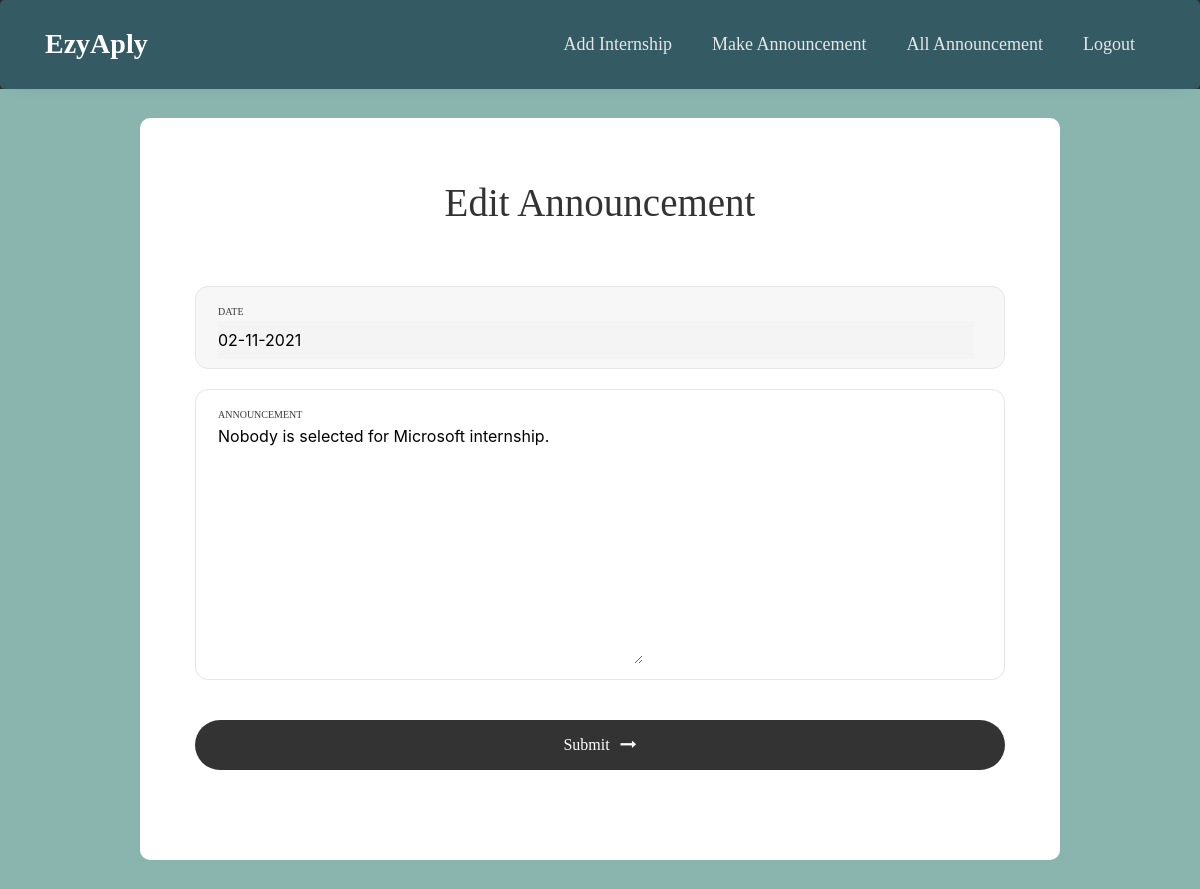
The page /edit_announcement/14 (signed in) on the database its author committed.
### ezyaplyapp/models.py (models this page shows)
class Announcement(models.Model):
    an_id=models.AutoField(primary_key=True)
    announcement_date=models.CharField(max_length=200,null=True)
    announcement_text=models.TextField(max_length=1000, null=True)

### ezyaplyapp/views.py (the view, shortened to what this page needs)
# urls.py: path('edit_announcement/<id>',views.edit_announcement,name='edit_announcement'),
@user_passes_test(super_user_check, login_url='login')
def edit_announcement(request, id):
    announcement = Announcement.objects.get(an_id=id)
    form = MadeAnnouncementForm(instance=announcement)
    context = {'form': form,
               'user_id': request.user.id}
    return render(request, 'edit_announcement.html', context)

### ezyaplyapp/forms.py
class MadeAnnouncementForm(forms.ModelForm):
    class Meta:
        model=Announcement
        fields=['announcement_date','announcement_text']

### ezyaplyapp/views.py (called while the page is built)
def super_user_check(user):
    return user.is_superuser

### ezyaplyapp/template/edit_announcement.html (shortened to what this page needs)
<!doctype html>
{% load static %}
<html lang="en">
  <head>
	<link rel="stylesheet" type="text/css" href="{% static 'form/vendor/bootstrap/css/bootstrap.min.css' %}">
	<link rel="stylesheet" type="text/css" href="{% static 'form/fonts/font-awesome-4.7.0/css/font-awesome.min.css' %}">
	<link rel="stylesheet" type="text/css" href="{% static 'form/fonts/iconic/css/material-design-iconic-font.min.css' %}">
	<link rel="stylesheet" type="text/css" href="{% static 'form/vendor/animate/animate.css' %}">
	<link rel="stylesheet" type="text/css" href="{% static 'form/vendor/css-hamburgers/hamburgers.min.css' %}">
	<link rel="stylesheet" type="text/css" href="vendor/animsition/css/animsition.min.css">
	<link rel="stylesheet" type="text/css" href="{% static 'form/vendor/select2/select2.min.css' %}">
	<link rel="stylesheet" type="text/css" href="{% static 'form/vendor/daterangepicker/daterangepicker.css' %}">
	<link rel="stylesheet" type="text/css" href="{% static 'form/vendor/noui/nouislider.min.css' %}">
	<link rel="stylesheet" type="text/css" href="{% static 'form/css/util.css' %}">
	<link rel="stylesheet" type="text/css" href="{% static 'form/css/main.css' %}">
	<link rel="stylesheet" href="https://stackpath.bootstrapcdn.com/font-awesome/4.7.0/css/font-awesome.min.css">
	<link rel="stylesheet" href="{% static 'navigation/css/style.css' %}">
    <link rel="stylesheet" href="https://maxcdn.bootstrapcdn.com/bootstrap/4.0.0/css/bootstrap.min.css">
  </head>
  <body>
    <nav class="navbar navbar-expand-lg ftco_navbar ftco-navbar-light1" id="ftco-navbar">
        <div class="container">
            <a class="navbar-brand" href="{% url 'admin_home' %}">EzyAply</a>
          <div class="collapse navbar-collapse" id="ftco-nav">
            <ul class="navbar-nav ml-auto">
                        <li class="nav-item"><a href="{% url 'add_internship'  %}" class="nav-link">Add Internship</a></li>
                <li class="nav-item"><a href="{% url 'announcement'  %}" class="nav-link">Make Announcement</a></li>
                <li class="nav-item"><a href="{% url 'all_announcement'  %}" class="nav-link">All Announcement</a></li>
                <li class="nav-item"><a href="{% url 'logout' %}" class="nav-link">Logout</a></li>
            </ul>
          </div>
        </div>
      </nav>
      <div class="container-contact100">
        <div class="wrap-contact100">
          <form class="contact100-form validate-form" method="POST" action="" enctype="multipart/form-data">
            <span class="contact100-form-title">
              Edit Announcement
            </span>
            <div class="wrap-input100 validate-input bg1" data-validate="Please Type Your Name">
              <span class="label-input100">Date</span>
              <div>
              {{ form.announcement_date}}
              </div>
            </div>
            <div class="wrap-input100 validate-input bg0 rs1-alert-validate" data-validate = "Please Type Your Message">
              <span class="label-input100">Announcement</span>
              <div>
              {{ form.announcement_text}}</div>
            </div>
            <div class="container-contact100-form-btn">
              <button class="contact100-form-btn">
                <span>
                  Submit
                  <i class="fa fa-long-arrow-right m-l-7" aria-hidden="true"></i>
                </span>
              </button>
            </div>
          </form>
        </div>
      </div>
    </body>
  </html>

### static/form/css/main.css (style rules this page uses)
* { margin: 0px; padding: 0px; box-sizing: border-box; }
body, html { height: 100%; font-family: Poppins-Regular, sans-serif; }
a { font-family: Poppins-Regular; font-size: 14px; line-height: 1.7; color: #666666; margin: 0px; transition: all 0.4s; -webkit-transition: all 0.4s; -o-transition: all 0.4s; -moz-transition: all 0.4s; }
ul, li { margin: 0px; list-style-type: none; }
input { outline: none; border: none; }
textarea { outline: none; border: none; }
button { outline: none !important; border: none; background: transparent; }
.container { max-width: 1200px; }
.bg0 { background-color: #fff; }
.bg1 { background-color: #f7f7f7; }
.container-contact100 { width: 100%; min-height: 100vh; display: -webkit-box; display: -webkit-flex; display: -moz-box; display: -ms-flexbox; display: flex; flex-wrap: wrap; justify-content: center; align-items: center; padding: 15px; background: #e6e6e6; }
.wrap-contact100 { width: 920px; background: #fff; border-radius: 10px; overflow: hidden; padding: 62px 55px 90px 55px; }
.contact100-form { width: 100%; display: -webkit-box; display: -webkit-flex; display: -moz-box; display: -ms-flexbox; display: flex; flex-wrap: wrap; justify-content: space-between; }
.wrap-input100 { width: 100%; position: relative; border: 1px solid #e6e6e6; border-radius: 13px; padding: 10px 30px 9px 22px; margin-bottom: 20px; }
.label-input100 { font-family: Montserrat-SemiBold; font-size: 10px; color: #393939; line-height: 1.5; text-transform: uppercase; }
.container-contact100-form-btn { display: -webkit-box; display: -webkit-flex; display: -moz-box; display: -ms-flexbox; display: flex; flex-wrap: wrap; justify-content: center; padding-top: 20px; width: 100%; }
.contact100-form-btn { display: -webkit-box; display: -webkit-flex; display: -moz-box; display: -ms-flexbox; display: flex; justify-content: center; align-items: center; padding: 0 20px; width: 100%; height: 50px; background-color: #333333; border-radius: 25px; font-family: Montserrat-Medium; font-size: 16px; color: #fff; line-height: 1.2; -webkit-transition: all 0.4s; -o-transition: all 0.4s; -moz-transition: all 0.4s; transition: all 0.4s; }
.contact100-form-btn i { -webkit-transition: all 0.4s; -o-transition: all 0.4s; -moz-transition: all 0.4s; transition: all 0.4s; }
.validate-input { position: relative; }

### ezyaplyapp/template/edit_announcement.html (style rules this page uses)
body { background: #eee }
body { background: #2d2d2d; }
.ftco-navbar-light1 { background: #345B63; z-index: 3; padding: 10px 10px; font-size: 19px; border-radius: 5px; -webkit-box-shadow: 0px 5px 20px -17px rgb(0 0 0 / 34%); -moz-box-shadow: 0px 5px 20px -17px rgba(0, 0, 0, 0.34); box-shadow: 0px 5px 20px -17px rgb(0 0 0 / 34%); width: inherit; }
a { color: #ffffff; text-decoration: none; background-color: transparent; -webkit-text-decoration-skip: objects; }
.navbar-brand { display: inline-block; padding-top: .3125rem; padding-bottom: .3125rem; margin-right: 1rem; font-size: 1.75rem; line-height: inherit; white-space: nowrap; font-weight: 700; }
.ftco-navbar-light1 .navbar-nav > .nav-item > .nav-link { font-size: 18px; padding-top: 1.2rem; padding-bottom: 1.2rem; padding-left: 20px; padding-right: 20px; font-weight: 400; color: #e6e6e6; position: relative; opacity: 1 !important; }
.container-contact100 { width: 100%; min-height: 100vh; display: -webkit-box; display: -webkit-flex; display: -moz-box; display: -ms-flexbox; display: flex; flex-wrap: wrap; justify-content: center; align-items: center; padding: 15px; background: #8ab4ae; }
.contact100-form-title { display: block; width: 100%; font-family: Montserrat-Black; font-size: 39px; color: #333333; line-height: 1.2; text-align: center; padding-bottom: 59px; }
input { width: 100%; height: 38px; background-color: #f4f4f4; }

### rows shown on the page
Announcement: announcement_date "02-11-2021", announcement_text "Nobody is selected for Microsoft internship."
